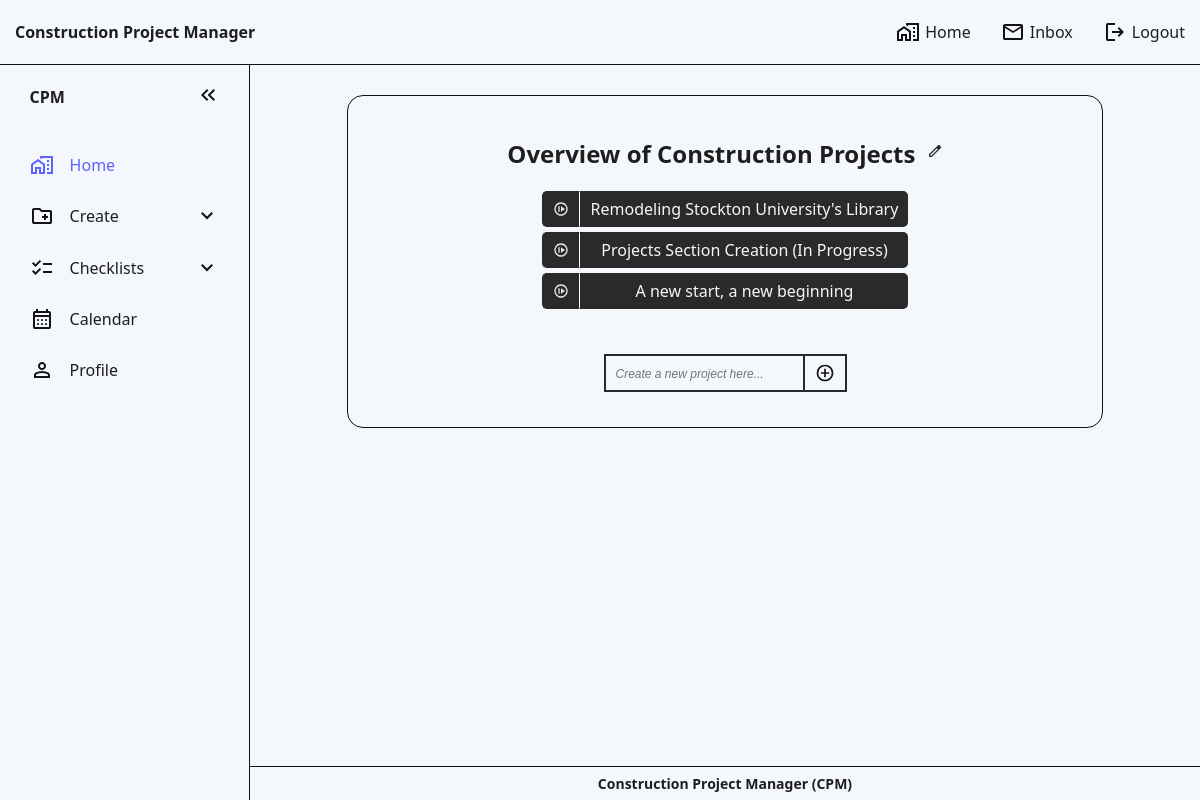
Page / (signed in) on the earlier database version.
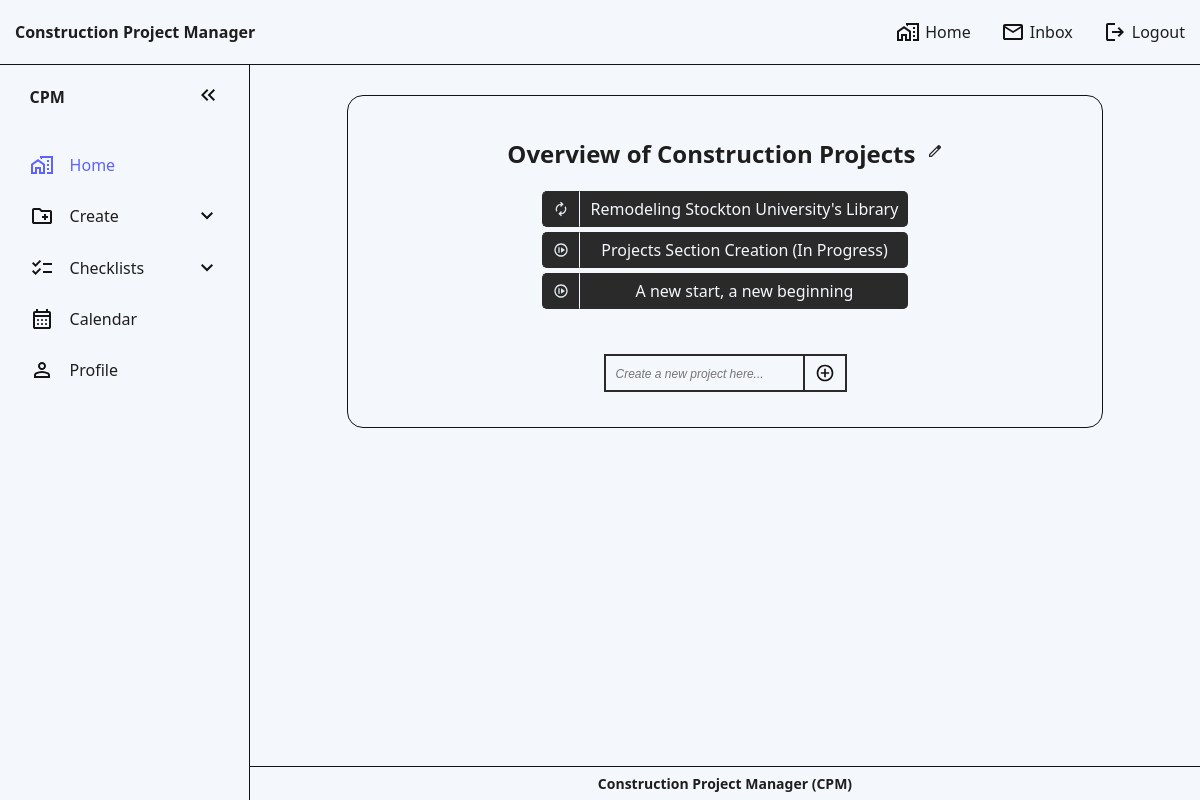
Same page on the later database version.
### website/models.py (models this page shows)
class Project(db.Model): # Database model: An object blueprint/layout that will be stored in the database
    id = db.Column(db.Integer, primary_key=True)
    project_name = db.Column(db.String(70))
    date = db.Column(db.DateTime(timezone=True), default=func.now()) # Gets current date and time
    progress = db.Column(Enum('Not Yet Started', 'On Hold', 'In Progress', 'Completed', 'Canceled', name='progress_status'), nullable=False, default='Not Yet Started') # Project's Progress: Not Yet Started (Blue) | On Hold (Orange) | In Progress (Yellow) | Completed (Green) | Canceled (Red)
    deadline = db.Column(db.Date, nullable=True) # Project Deadline
    user_id = db.Column(db.Integer, db.ForeignKey('user.id')) # 1-to-many relationship
    subcontractors = db.relationship('Assignment', back_populates='project') #many to many relation
    tasks = db.relationship('Task', backref='project', lazy='dynamic') # 1-to-many relationship

### website/views.py (the view, shortened to what this page needs)
@views.route('/', methods=['GET', 'POST']) # Main page of website
@login_required # Make sure to include this if a user must be logged in to view a page!
def project():
    return render_template("home.html", user=current_user)

### website/templates/home.html (shortened to what the changed rows need)
<!DOCTYPE html>
<html lang="en">
  <head>
    <link rel="stylesheet" href="./../static/style.css" />
  </head>
  <body id="default-website-body">
    <main>
      <section class="main-content-section" id="project-section">
        <section id="project-header">
          <h2>
            Overview of Construction Projects
          </h2>
        </section>
        <ul>
          {% for project in user.projects %}
          <li>
            <p id="project-status">
            </p>
            <a
              id="project-link"
              href="{{ url_for('views.view_project', project_id=project.id)}}"
            >
              {{project.project_name}}</a
            >
          </li>
          {% endfor %}
        </ul>
      </section>
    </main>
  </body>
</html>

Differences in the rows shown:
changed Project "Remodeling Stockton University's Library": progress "Not Yet Started" → "In Progress" (drawn)
